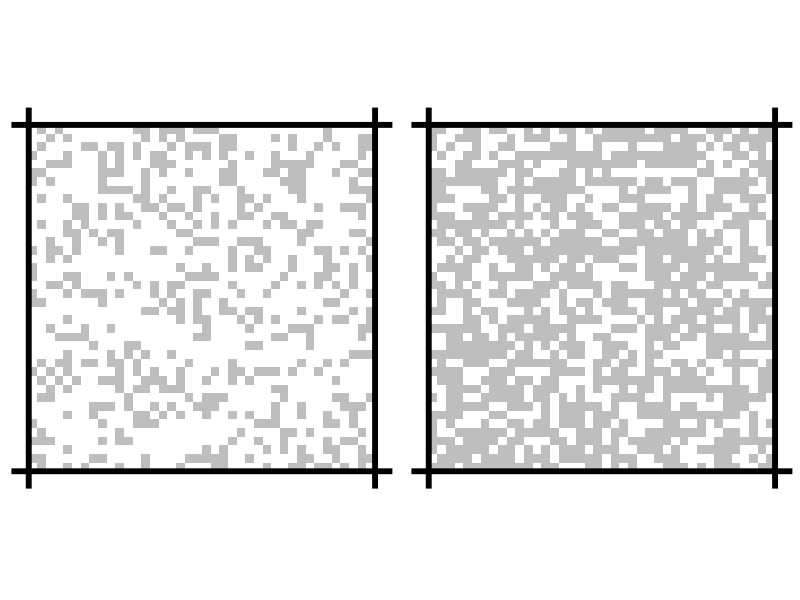
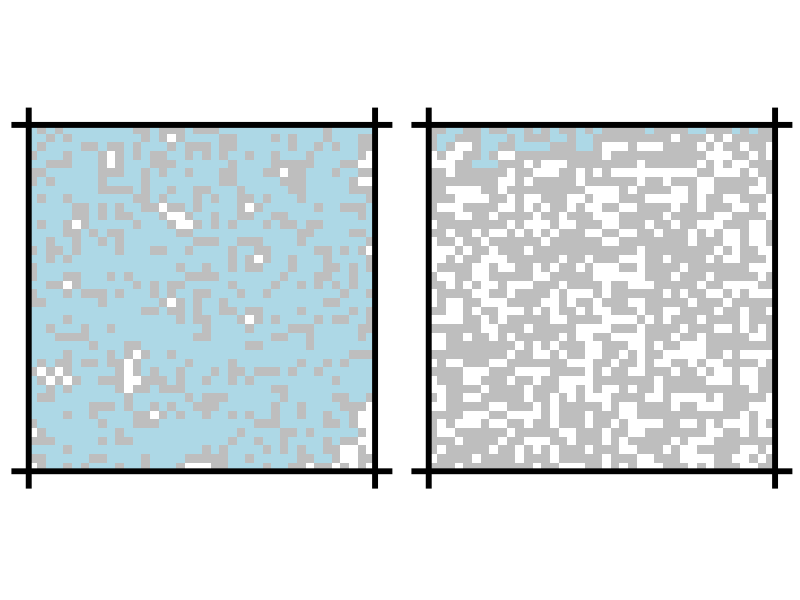

These figures' R source, in order:
'percolation 2d square lattice'
'divide and conquer'


library(ggplot2)
library(reshape2)
library(plyr)
library(gridExtra)

EMPTY    = 0
OCCUPIED = 1
FLOW     = 2

create.grid <- function(N, p) {
  grid = matrix(rbinom(N^2, 1, p), nrow = N)
  #
  attributes(grid)$p = p
  #
  return(grid)
}

set.seed(1)
p1<-create.grid(40,0.3)
p2<-create.grid(40,0.6)

visualise.grid <- function(g) {
     N = nrow(g)
     #
      limits = c(0, N) + 0.5
      #
         ggplot(melt(g[nrow(g):1,], 1, varnames = c("row", "col"), value.name = "occupied")) +
          geom_tile(aes(x = col, y = row, fill = factor(occupied))) +
           geom_hline(yintercept = limits, size = 2) +
           geom_vline(xintercept = limits, size = 2) +
           xlim(limits) + ylim(limits) +
           coord_fixed(ratio = 1) +
          scale_fill_manual(values = c("white", "grey", "lightblue")) +
           theme(panel.background = element_blank(),
                            axis.title = element_blank(),
                             axis.text = element_blank(),
                             axis.ticks = element_blank(),
                             legend.position = "none"
                             )
     }
 
 grid.arrange(visualise.grid(p1), visualise.grid(p2), ncol = 2)
 
 flow <- function(g, i = NA, j = NA) {
  # -> Cycle through cells in top row
  #
   if (is.na(i) || is.na(j)) {
            for (j in 1:ncol(g)) {
                g = flow(g, 1, j)
              }
           return(g)
          }
    #
    # -> Check specific cell
    #
    if (i < 1 || i > nrow(g) || j < 1 || j > ncol(g)) return(g)
    #
    if (g[i,j] == OCCUPIED || g[i,j] == FLOW) return(g)
    #
          g[i,j] = FLOW
        
          g = flow(g, i+1, j)        # down
          g = flow(g, i-1, j)        # up
          g = flow(g, i, j+1)        # right
          g = flow(g, i, j-1)        # left
          
        g
       }
 
 grid.arrange(visualise.grid(flow(p1)), visualise.grid(flow(p2)), ncol = 2)
 